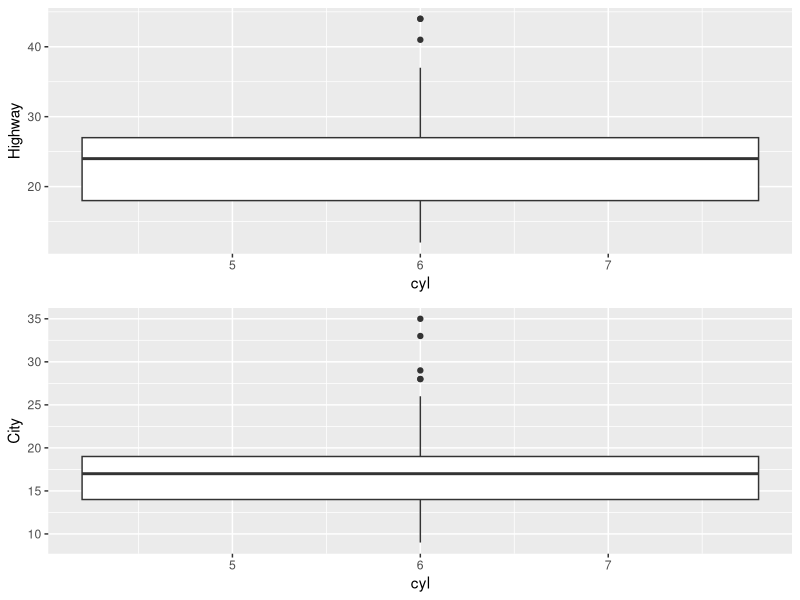

Write the R code that produced this figure.
## ---- chunk 1

library(ggplot2)
summary(mpg)
## ---- chunk 2

library(ggplot2)
library(dplyr)
library(gridExtra)

xTitle<-'Number of Cylinderss'

xVar<-"cyl"
yVarH<-"Highway"
yVarC<-"City"

mpginshwy<-data.frame(mpg[,xVar],mpg$hwy)

colnames(mpginshwy) <- c(xVar, yVarH)

mpginscty<-data.frame(mpg[,xVar],mpg$cty)

colnames(mpginscty) <- c(xVar, yVarC)

plotinshwy<-ggplot(mpginshwy, aes_(x=as.name(xVar), y=as.name(yVarH),color=as.name(yVarH) ))+geom_boxplot()


plotinscty<-ggplot(mpginscty, aes_(x=as.name(xVar), y=as.name(yVarC),color=as.name(yVarC) ))+geom_boxplot()

grid.arrange(plotinshwy,plotinscty)

